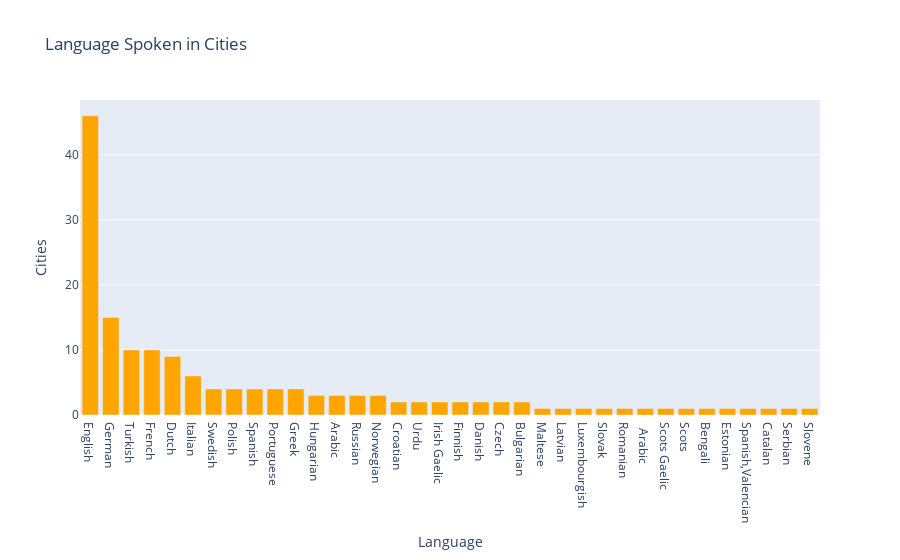

Notebook code for this chart:
### Code cell
fig = px.bar(
    x=lang_counts.index,
    y=lang_counts.values,
    labels={'x': 'Language', 'y': 'Cities'},
    title='Language Spoken in Cities',
    color_discrete_sequence=['orange']
)
fig.show()

### Figure 1 — Plotly figure (JSON) as saved in the notebook; plotly's stock layout.template omitted (floating-point values rounded to 4 significant figures)
{"data": [{"hovertemplate": "Language=%{x}<br>Cities=%{y}<extra></extra>", "legendgroup": "", "marker": {"color": "orange", "pattern": {"shape": ""}}, "name": "", "orientation": "v", "showlegend": false, "textposition": "auto", "type": "bar", "x": ["English", "German", "Turkish", "French", "Dutch", "Italian", "Swedish", "Polish", "Spanish", "Portuguese", "Greek", "Hungarian", "Arabic", "Russian", "Norwegian", "Croatian", "Urdu", "Irish Gaelic", "Finnish", "Danish", "Czech", "Bulgarian", "Maltese", "Latvian", "Luxembourgish", "Slovak", "Romanian", "  Arabic", "Scots Gaelic", "Scots", "Bengali", "Estonian", "Spanish,Valencian", "Catalan", "Serbian", "Slovene"], "xaxis": "x", "y": [46, 15, 10, 10, 9, 6, 4, 4, 4, 4, 4, 3, 3, 3, 3, 2, 2, 2, 2, 2, 2, 2, 1, 1, 1, 1, 1, 1, 1, 1, 1, 1, 1, 1, 1, 1], "yaxis": "y"}], "layout": {"barmode": "relative", "legend": {"tracegroupgap": 0}, "title": {"text": "Language Spoken in Cities"}, "xaxis": {"anchor": "y", "domain": [0, 1], "title": {"text": "Language"}}, "yaxis": {"anchor": "x", "domain": [0, 1], "title": {"text": "Cities"}}}}
